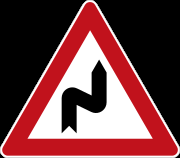
#> input picture downloaded_examples/sample_double_curve.png, 180 x 158 px; its folder holds only this picture in this run
$ jupyter execute --allow-errors Traffic_Sign_Classifier.ipynb   (shell and % lines are left out)
#> lines starting #> are read from the running program, lines starting #| are printed output that depends on the picture
# Self-Driving Car Engineer Nanodegree

## Deep Learning

## Project: Build a Traffic Sign Recognition Classifier

In this notebook, a template is provided for you to implement your functionality in stages, which is required to successfully complete this project. If additional code is required that cannot be included in the notebook, be sure that the Python code is successfully imported and included in your submission if necessary.

> **Note**: Once you have completed all of the code implementations, you need to finalize your work by exporting the iPython Notebook as an HTML document. Before exporting the notebook to html, all of the code cells need to have been run so that reviewers can see the final implementation and output. You can then export the notebook by using the menu above and navigating to  \n",
    "**File -> Download as -> HTML (.html)**. Include the finished document along with this notebook as your submission.

In addition to implementing code, there is a writeup to complete. The writeup should be completed in a separate file, which can be either a markdown file or a pdf document. There is a [write up template](https://github.com/udacity/CarND-Traffic-Sign-Classifier-Project/blob/master/writeup_template.md) that can be used to guide the writing process. Completing the code template and writeup template will cover all of the [rubric points](https://review.udacity.com/#!/rubrics/481/view) for this project.

The [rubric](https://review.udacity.com/#!/rubrics/481/view) contains "Stand Out Suggestions" for enhancing the project beyond the minimum requirements. The stand out suggestions are optional. If you decide to pursue the "stand out suggestions", you can include the code in this Ipython notebook and also discuss the results in the writeup file.

>**Note:** Code and Markdown cells can be executed using the **Shift + Enter** keyboard shortcut. In addition, Markdown cells can be edited by typically double-clicking the cell to enter edit mode.

---
## Step 0: Load The Data

[cell 1]
# Load pickled data
import pickle
import os
import cv2

logs_path = 'tensorflow_logs/'
if not os.path.exists(logs_path):
    os.makedirs(logs_path)

# training and testing data in folder traffic-signs-data
training_file = "traffic-signs-data/train.p"
validation_file = "traffic-signs-data/valid.p"
testing_file = "traffic-signs-data/test.p"

#> (the rest of this cell did not finish here and is left out)

---

## Step 1: Dataset Summary & Exploration

The pickled data is a dictionary with 4 key/value pairs:

- `'features'` is a 4D array containing raw pixel data of the traffic sign images, (num examples, width, height, channels).
- `'labels'` is a 1D array containing the label/class id of the traffic sign. The file `signnames.csv` contains id -> name mappings for each id.
- `'sizes'` is a list containing tuples, (width, height) representing the original width and height the image.
- `'coords'` is a list containing tuples, (x1, y1, x2, y2) representing coordinates of a bounding box around the sign in the image. **THESE COORDINATES ASSUME THE ORIGINAL IMAGE. THE PICKLED DATA CONTAINS RESIZED VERSIONS (32 by 32) OF THESE IMAGES**

Complete the basic data summary below. Use python, numpy and/or pandas methods to calculate the data summary rather than hard coding the results. For example, the [pandas shape method](http://pandas.pydata.org/pandas-docs/stable/generated/pandas.DataFrame.shape.html) might be useful for calculating some of the summary results.

### Provide a Basic Summary of the Data Set Using Python, Numpy and/or Pandas

#> (a cell that did not finish here is left out)

### Include an exploratory visualization of the dataset

Visualize the German Traffic Signs Dataset using the pickled file(s). This is open ended, suggestions include: plotting traffic sign images, plotting the count of each sign, etc.

The [Matplotlib](http://matplotlib.org/) [examples](http://matplotlib.org/examples/index.html) and [gallery](http://matplotlib.org/gallery.html) pages are a great resource for doing visualizations in Python.

**NOTE:** It's recommended you start with something simple first. If you wish to do more, come back to it after you've completed the rest of the sections. It can be interesting to look at the distribution of classes in the training, validation and test set. Is the distribution the same? Are there more examples of some classes than others?

[cell 3]
### Data exploration
import matplotlib.pyplot as plt
import random
import numpy as np

# [27 lines left out: functions show_random_images, show_histogram, not called in this run]

#> (the rest of this cell did not finish here and is left out)

----

## Step 2: Design and Test a Model Architecture

Design and implement a deep learning model that learns to recognize traffic signs. Train and test your model on the [German Traffic Sign Dataset](http://benchmark.ini.rub.de/?section=gtsrb&subsection=dataset).

The LeNet-5 implementation shown in the [classroom](https://classroom.udacity.com/nanodegrees/nd013/parts/fbf77062-5703-404e-b60c-95b78b2f3f9e/modules/6df7ae49-c61c-4bb2-a23e-6527e69209ec/lessons/601ae704-1035-4287-8b11-e2c2716217ad/concepts/d4aca031-508f-4e0b-b493-e7b706120f81) at the end of the CNN lesson is a solid starting point. You'll have to change the number of classes and possibly the preprocessing, but aside from that it's plug and play!

With the LeNet-5 solution from the lecture, you should expect a validation set accuracy of about 0.89. To meet specifications, the validation set accuracy will need to be at least 0.93. It is possible to get an even higher accuracy, but 0.93 is the minimum for a successful project submission.

There are various aspects to consider when thinking about this problem:

- Neural network architecture (is the network over or underfitting?)
- Play around preprocessing techniques (normalization, rgb to grayscale, etc)
- Number of examples per label (some have more than others).
- Generate fake data.

Here is an example of a [published baseline model on this problem](http://yann.lecun.com/exdb/publis/pdf/sermanet-ijcnn-11.pdf). It's not required to be familiar with the approach used in the paper but, it's good practice to try to read papers like these.

### Pre-process the Data Set (normalization, grayscale, etc.)

Minimally, the image data should be normalized so that the data has mean zero and equal variance. For image data, `(pixel - 128)/ 128` is a quick way to approximately normalize the data and can be used in this project.

Other pre-processing steps are optional. You can try different techniques to see if it improves performance.

Use the code cell (or multiple code cells, if necessary) to implement the first step of your project.

[cell 4]
### Preprocess the data here. It is required to normalize the data. Other preprocessing steps could include
### converting to grayscale, etc.

def grayscale(x):
    return cv2.cvtColor(x, cv2.COLOR_RGB2GRAY)[:,:,None]

def normalize(x):
    #return x / 255 * 2 - 1
    return x - np.mean(x)

# [15 lines left out: function preprocess_pipeline, not called in this run]

#> (the rest of this cell did not finish here and is left out)

[cell 5]
## Augument data
from scipy import ndimage

# [25 lines left out: functions augument_image, augument_data, not called in this run]

#> (the rest of this cell did not finish here and is left out)

[cell 6]
## shuffle data
from sklearn.utils import shuffle
#> (the rest of this cell did not finish here and is left out)

### Model Architecture

[cell 7]
import tensorflow as tf

EPOCHS = 30 # 1, 5, 10
BATCH_SIZE = 128
#> (the rest of this cell did not finish here and is left out)

### Train, Validate and Test the Model

A validation set can be used to assess how well the model is performing. A low accuracy on the training and validation
sets imply underfitting. A high accuracy on the training set but low accuracy on the validation set implies overfitting.

#> (a cell that did not finish here is left out)

### Load and Output the Images

#> (a cell that did not finish here is left out)

### Predict the Sign Type for Each Image

[cell 10]
### Run the predictions here and use the model to output the prediction for each image.
### Make sure to pre-process the images with the same pre-processing pipeline used earlier.

import glob

# Using images from https://en.wikipedia.org/wiki/Road_signs_in_Germany
sample_images = []
samples = glob.glob('./downloaded_examples/sample_*.png')

sample_labels = [21, 39, 13, 9, 27, 25, 3, 14, 33]
sample_labels = np.asarray(sample_labels)

_, axs = plt.subplots(3,3)
axs = axs.ravel()
for i, img in enumerate(samples):
    image = cv2.imread(img)
#> image is the input picture: shape (158, 180, 3); mean B, G, R 65.8, 63, 111.1
    image = cv2.resize(image, (32, 32), interpolation = cv2.INTER_AREA)
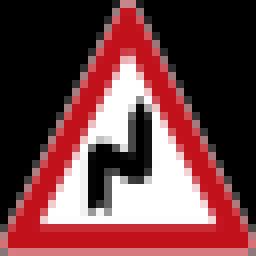
#> image: shape (32, 32, 3) (shown 8 times larger); mean B, G, R 65.8, 63, 111.1
    axs[i].axis('off')
    axs[i].imshow(cv2.cvtColor(image, cv2.COLOR_BGR2RGB))
    axs[i].set_title(sample_labels[i])
    sample_images.append(image)

sample_images = np.asarray(sample_images)


$ run again, on downloaded_examples/sample_speed_limit.png
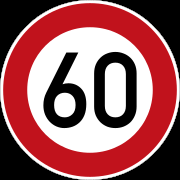
#> input picture downloaded_examples/sample_speed_limit.png, 180 x 180 px
#> image is the input picture: shape (180, 180, 3); mean B, G, R 95.1, 91.6, 152.5
#> `image = cv2.resize(image, (32, 32), interpolation = cv2.INTER_AREA)`:
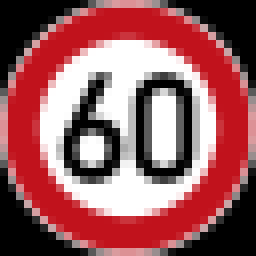
#> image: shape (32, 32, 3) (shown 8 times larger); mean B, G, R 95.1, 91.6, 152.6

$ run again, on downloaded_examples/sample_keep_left.png
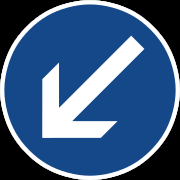
#> input picture downloaded_examples/sample_keep_left.png, 180 x 180 px
#> image is the input picture: shape (180, 180, 3); mean B, G, R 131.2, 93, 63
#> `image = cv2.resize(image, (32, 32), interpolation = cv2.INTER_AREA)`:
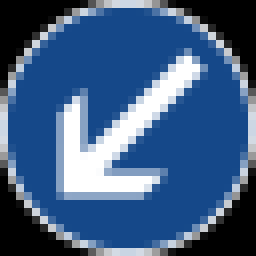
#> image: shape (32, 32, 3) (shown 8 times larger); mean B, G, R 131.2, 93, 63
